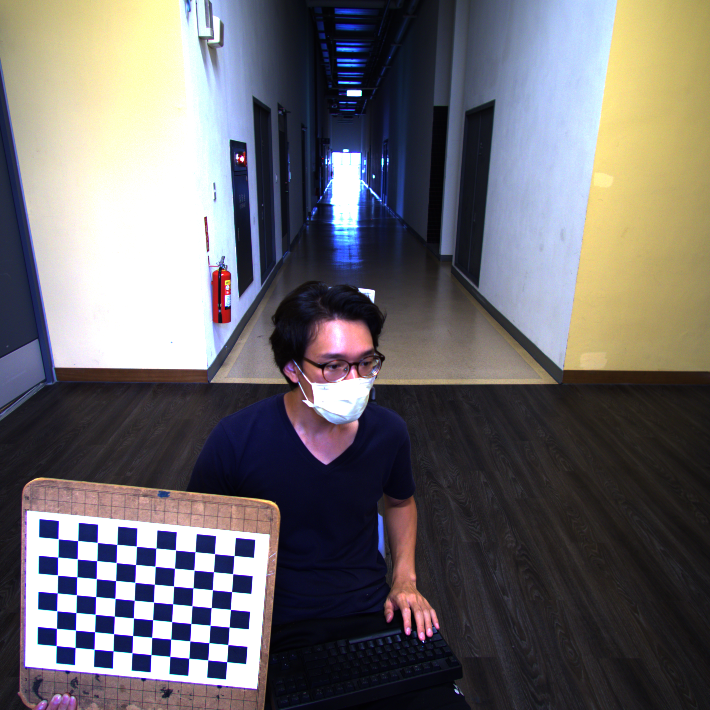
#> input picture 12_PinholeModel/chessboard/212500080_2021-07-26-17-08-02-387353_resize.png, 710 x 710 px; its folder holds only this picture in this run
$ jupyter execute --allow-errors main12.ipynb   (shell and % lines are left out)
#> lines starting #> are read from the running program, lines starting #| are printed output that depends on the picture; long printed decimals are rounded
[cell 1]
import os
import cv2
import numpy as np
from matplotlib import pyplot as plt

# Camera Calibration

[cell 2]
img_fps = [os.path.join('chessboard', f) for f in os.listdir('chessboard')]

[cell 3]
# 使用cv2讀取img_fps[-1]
#=============your works starts===============#
img = cv2.imread(img_fps[-1])
#> img is the input picture: shape (710, 710, 3); mean B, G, R 108.9, 105.9, 109
#==============your works ends================#

[cell 4]
# 使用cv2.cvtColor()將影像轉成RGB(COLOR_BGR2RGB)
# 使用plt.imshow呈現圖片img
#!=============your works starts===============!#
plt.imshow(cv2.cvtColor(img, cv2.COLOR_BGR2RGB))
#!==============your works ends================!#

plt.show()

[cell 5]
# 定義chessboard的網格數，黑白格焦點的個數，先row後col
# 使用cv2.cvtColor將影像轉為灰階(COLOR_BGR2GRAY)
# 使用cv2.findChessboardCorners找出棋盤所在座標點
#=============your works starts===============#
CHECKERBOARD = (7, 10)
gray = cv2.cvtColor(img, cv2.COLOR_BGR2GRAY)
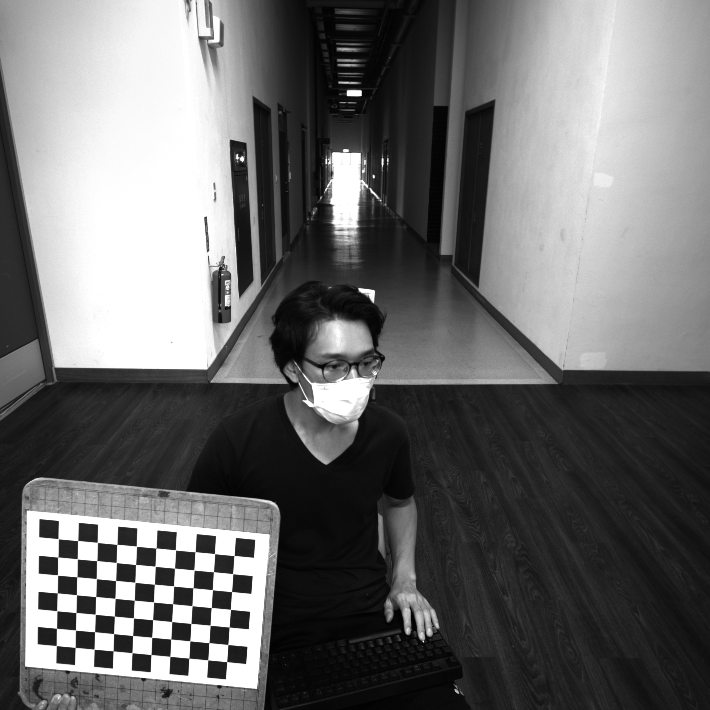
#> gray: shape (710, 710); min 1, max 255, mean 107.2
ret, corners = cv2.findChessboardCorners(gray, CHECKERBOARD)
#> ret = True; corners = 70 rows, first 8: [234, 555.5], [232.6, 573.6], [231.5, 591.5], [230.5, 609.4], [229.3, 627], [227.7, 644.6], [226.5, 661.6], [214.5, 553.6]
#==============your works ends================#

[cell 6]
# 使用cv2.drawChessboardCorners畫上棋盤網格點
# 使用plt.figure初始化畫布，並定義畫布大小為(10, 10)
# 使用cv2.cvtColor將影像img_draw轉為RGB(COLOR_BGR2RGB)並使用plt.imshow呈現影像
#=============your works starts===============#
img_draw = cv2.drawChessboardCorners(img, CHECKERBOARD, corners, ret)
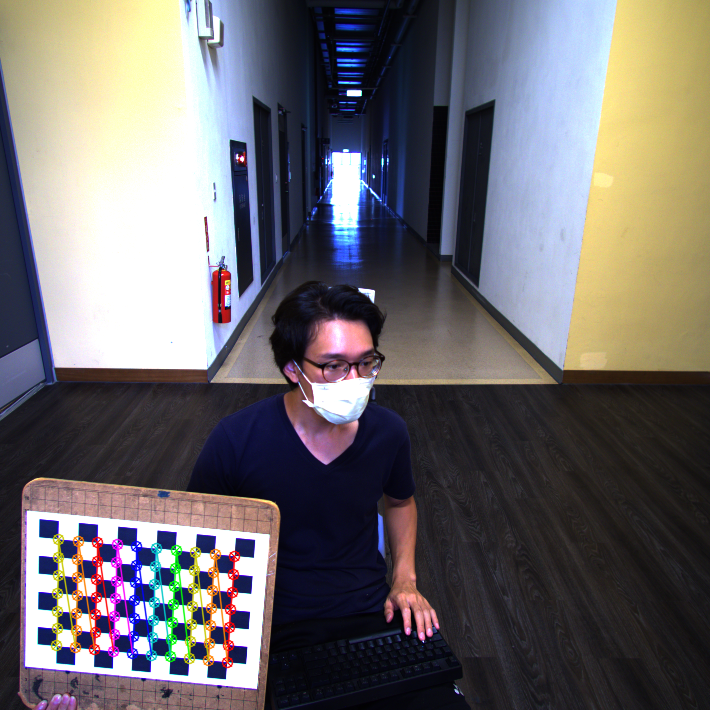
#> img_draw: shape (710, 710, 3); mean B, G, R 107.4, 105.5, 109.4
plt.figure(figsize=(10, 10))
plt.imshow(cv2.cvtColor(img_draw, cv2.COLOR_BGR2RGB))
#==============your works ends================#

plt.show()

[cell 7]
BLOCK_SIZE = 34 # mm

# 定義期盤的空間座標，2個維度(棋盤座標點個數(棋盤寬度*棋盤高度), 3(XYZ))，設定dtype維float32
# 使用np.mgrid初始化棋盤網格座標
# 乘上BLOCK_SIZE讓座標具有空間意義
#=============your works starts===============#
objp = np.zeros((CHECKERBOARD[0] * CHECKERBOARD[1], 3), np.float32)
objp[:,:2] = np.mgrid[0:CHECKERBOARD[0], 0:CHECKERBOARD[1]].T.reshape(-1, 2)
objp = objp*BLOCK_SIZE
#==============your works ends================#

print(objp[:3])
# [[ 0.  0.  0.]
#  [34.  0.  0.]
#  [68.  0.  0.]]

[cell 8]
objpoints, imgpoints = [], []
for img_fp in img_fps:
# 使用cv2讀取img_fp
# 使用cv2.cvtColor將影像轉為灰階(COLOR_BGR2GRAY)
# 使用cv2.findChessboardCorners找出棋盤所在座標點
#=============your works starts===============#
    img = cv2.imread(img_fp)
    gray = cv2.cvtColor(img, cv2.COLOR_BGR2GRAY)
    ret, corners = cv2.findChessboardCorners(gray, CHECKERBOARD)
#==============your works ends================#
    corners2 = cv2.cornerSubPix(gray, corners, (11,11),(-1,-1), (cv2.TERM_CRITERIA_EPS + cv2.TERM_CRITERIA_MAX_ITER, 30, 0.001))
#> corners2 = 70 rows, first 8: [234, 555.5], [232.6, 573.7], [231.6, 591.6], [230.5, 609.3], [229.1, 627.1], [227.8, 644.5], [226.7, 661.7], [214.5, 553.6]
    if ret == True: # 如果有成功找到
        objpoints.append(objp)
        imgpoints.append(corners2[:, 0, :])
objpoints, imgpoints = np.array(objpoints), np.array(imgpoints)
#> objpoints = 70 rows, first 8: [0, 0, 0], [34, 0, 0], [68, 0, 0], [102, 0, 0], [136, 0, 0], [170, 0, 0], [204, 0, 0], [0, 34, 0]; imgpoints = 70 pairs, first value 56.35 to 234, second value 538.7 to 661.7

print("shape of objpoints:", objpoints.shape)
#| shape of objpoints: (1, 70, 3)
print("shape of imgpoints:", imgpoints.shape)
#| shape of imgpoints: (1, 70, 2)
print(imgpoints[0][:3])
#| [[233.976 555.5035 ]
#|  [232.6187  573.6702 ]
#|  [231.614 591.572  ]]
# number of imgs: 48
# shape of chessboard points: (70, 1, 2)
# [[[234.03487 555.5401 ]]
#  [[232.59099 573.64136]]
#  [[231.52182 591.5219 ]]]

[cell 9]
# 取得img_fps[0]之長與寬
# 使用cv2.calibrateCamera取得相機參數以、方位校正參數、R與T，並設定cameraMatrix=None與distCoeffs=None
# 使用cv2.getOptimalNewCameraMatrix取得內方位校正後的相機參數，並校正影像中心為像主點。
#=============your works starts===============#
h, w = cv2.imread(img_fps[0]).shape[:2]
#> h = 710; w = 710
ret, mtx_ori, dist, rvecs, tvecs = cv2.calibrateCamera(objpoints, imgpoints, (w, h), None, None)
#> ret = 0.105; mtx_ori = [[539.8, 0, 332.6], [0, 543.4, 341.4], [0, 0, 1]]; dist = [[-0.0398, 0.119, -0.0018, -0.00166, -0.0956]]; rvecs = ([0.131, -0.105, 1.66],); tvecs = ([-170.4, 368.6, 930.3],)
mtx, roi = cv2.getOptimalNewCameraMatrix(mtx_ori, dist, (w, h), 1, (w, h), True)
#> mtx = [[496.8, 0, 354.5], [0, 500.1, 354.5], [0, 0, 1]]; roi = (50, 42, 653, 653)
#==============your works ends================#

[cell 10]
objpoints, imgpoints = [], []
for img_fp in img_fps:
    img = cv2.imread(img_fp)
    gray = cv2.cvtColor(img, cv2.COLOR_BGR2GRAY)
# 使用cv2.undistort校正相片
#=============your works starts===============#
    gray = cv2.undistort(gray, mtx_ori, dist, None, mtx)
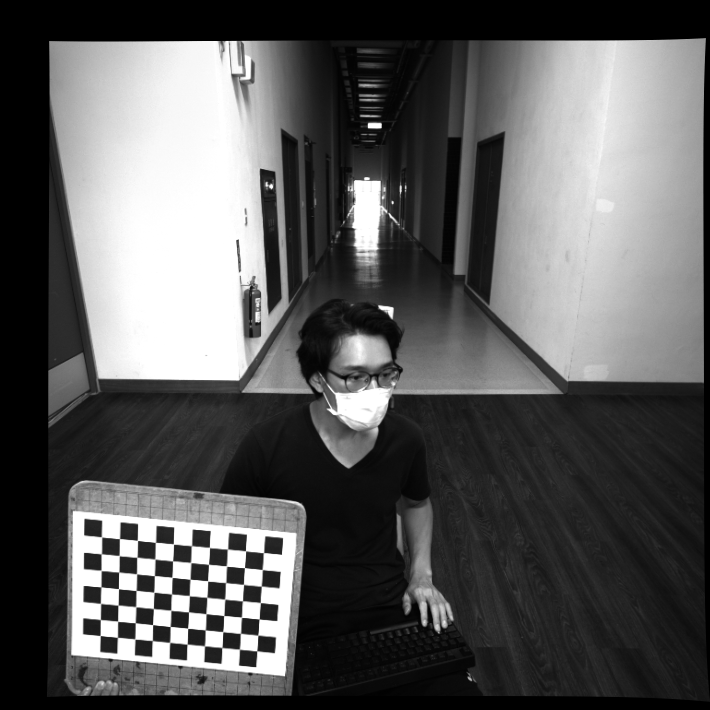
#> gray: shape (710, 710); min 0, max 255, mean 91.1
#==============your works ends================#
    ret, corners = cv2.findChessboardCorners(gray, CHECKERBOARD)
#> ret = True; corners = 70 rows, first 8: [263.5, 552.6], [262.2, 569.5], [261.3, 586.2], [260.3, 602.6], [259.1, 618.9], [257.9, 635.4], [256.6, 650.8], [245.5, 550.8]
    corners2 = cv2.cornerSubPix(gray, corners, (11,11),(-1,-1), (cv2.TERM_CRITERIA_EPS + cv2.TERM_CRITERIA_MAX_ITER, 30, 0.001))
#> corners2 = 70 rows, first 8: [263.5, 552.6], [262.3, 569.6], [261.3, 586.2], [260.3, 602.5], [259, 619.1], [257.9, 635.1], [256.9, 650.9], [245.5, 550.8]
    if ret == True: # 如果有成功找到
        objpoints.append(objp)
        imgpoints.append(corners[:, 0, :])
objpoints, imgpoints = np.array(objpoints), np.array(imgpoints)
#> imgpoints = 70 pairs, first value 100.2 to 263.5, second value 536.9 to 650.9

print("shape of objpoints:", objpoints.shape)
#| shape of objpoints: (1, 70, 3)
print("shape of imgpoints:", imgpoints.shape)
#| shape of imgpoints: (1, 70, 2)
print(imgpoints[0][:3])
#| [[263.452 552.590]
#|  [262.302   569.576]
#|  [261.348 586.199]]
# number of imgs: 48
# shape of chessboard points: (70, 1, 2)
# [[[234.03487 555.5401 ]]
#  [[232.59099 573.64136]]
#  [[231.52182 591.5219 ]]]

[cell 11]
# 使用cv2.calibrateCamera重新計算distortion coefficients
#=============your works starts===============#
ret, _mtx, dist_cal, _rvecs, _tvecs = cv2.calibrateCamera(objpoints, imgpoints, (w, h), None, None)
#> ret = 0.107; dist_cal = [[0.00865, -0.0239, 0.00207, 0.00165, 0.0156]]
#==============your works ends================#

print("dist    ", dist)
#| dist     [[-0.03977  0.1188 -0.001801 -0.00166 -0.09562]]
print("dist_cal", dist_cal)
#| dist_cal [[ 0.00865 -0.02386  0.002068  0.001647  0.0156]]

# Pinhole Model
$$
uvs = CameraMatrix * RotationMatrix * XYZs
$$
$$
\begin{bmatrix}
    u\\
    v\\
    1
\end{bmatrix}
=
\begin{bmatrix}
    f_{x} & 0     & c_{x} \\
    0     & f_{y} & c_{y} \\
    0     & 0     & 1
\end{bmatrix}
\begin{bmatrix}
    r_{11} & r_{12} & r_{13} & t_{1} \\
    r_{21} & r_{22} & r_{23} & t_{2} \\
    r_{31} & r_{32} & r_{33} & t_{3}
\end{bmatrix}
\begin{bmatrix}
    X \\
    Y \\
    Z \\
    1
\end{bmatrix}
$$

[cell 12]
def get_R(rvec):
    # https://docs.opencv.org/4.2.0/d9/d0c/group__calib3d.html#ga61585db663d9da06b68e70cfbf6a1eac
    # https://stackoverflow.com/questions/62345076/how-to-convert-a-rodrigues-vector-to-a-rotation-matrix-without-opencv-using-pyth
    R = cv2.Rodrigues(rvec)[0] # index 0 to avoid jacobian
    return R

[cell 13]
# mtx_ori, mtx, dist => calibration
rvec = rvecs[-1]
#> rvec = [0.131, -0.105, 1.66]
tvec = tvecs[-1]
#> tvec = [-170.4, 368.6, 930.3]

# 使用np.concatenate讓objpu的shape從(70, 3)增加到(70, 4)並使用1進行補充
# 使用np.concatenate讓get_R(rvec)與tvec進行合併
# 使用mtx、R_t與XYZs的相乘產生R_t_XYZ與C_R_t_XYZ
# 用C_R_t_XYZ的第三個維度進行標準化，並索引前兩個維度
#=============your works starts===============#
XYZs = np.concatenate([objp, np.ones([len(objp), 1])], axis=1)
R_t = np.concatenate([get_R(rvec), tvec], axis=1)
#> in get_R, `R = cv2.Rodrigues(rvec)[0]`: R = [[-0.0899, -0.996, 0.0229], [0.985, -0.0923, -0.147], [0.149, 0.0093, 0.989]]
#> R_t = [[-0.0899, -0.996, 0.0229, -170.4], [0.985, -0.0923, -0.147, 368.6], [0.149, 0.0093, 0.989, 930.3]]
R_t_XYZ = np.dot(R_t, XYZs.T)
C_R_t_XYZ = np.dot(mtx, R_t_XYZ)
uvs = (C_R_t_XYZ / C_R_t_XYZ[-1]).T[:, :2]
#> uvs = 70 pairs, first value 100.1 to 263.5, second value 536.9 to 651
#==============your works ends================#

uvs.shape
# (70, 2)

[cell 14]
def project_XYZs_to_uvs(XYZs, rvec, tvec, mtx):
#=============your works starts===============#
    R_t = np.concatenate([get_R(rvec), tvec], axis=1)
    R_t_XYZ = np.dot(R_t, XYZs.T)
    C_R_t_XYZ = np.dot(mtx, R_t_XYZ)
    uv1 = (C_R_t_XYZ / C_R_t_XYZ[-1]).T[:, :2]
#==============your works ends================#
    return uv1

XYZs = np.concatenate([objp, np.ones([len(objp), 1])], axis=1)
uvs = project_XYZs_to_uvs(XYZs, rvec, tvec, mtx)
#> in project_XYZs_to_uvs, `uv1 = (C_R_t_XYZ / C_R_t_XYZ[-1]).T[:, :2]`: uv1 has the same summary as uvs outside project_XYZs_to_uvs
uvs.shape
# (70, 2)

# 前方交會
# Pinhole Model
1. Conversion between uvs and imgxys
$$
uv =
\begin{bmatrix}
    u \\
    v \\
    1
\end{bmatrix}
=
\begin{bmatrix}
    f_{x} & 0     & c_{x} \\
    0     & f_{y} & c_{y} \\
    0     & 0     & 1
\end{bmatrix}
\begin{bmatrix}
    X_{rt} / Z_{rt} \\
    Y_{rt} / Z_{rt} \\
    1
\end{bmatrix}
$$

$$
\begin{equation}
=>
    \begin{cases}
        u = X_{rt} / Z_{rt} \times f_{x} + c_{x} \\
        v = Y_{rt} / Z_{rt} \times f_{y} + c_{y}
    \end{cases}
\end{equation}
$$

$$
\begin{equation}
=>
    \begin{cases}
        X_{rt} / Z_{rt} = (u - c_{x}) / f_{x} \\
        Y_{rt} / Z_{rt} = (v - c_{y}) / f_{y}
    \end{cases}
\end{equation}
$$

2. Conversion between uvs and XYZs

$$
\begin{bmatrix}
X_{rt} / Z_{rt} \\
Y_{rt} / Z_{rt} \\
1
\end{bmatrix}
=
\begin{bmatrix}
(u - c_{x}) / f_{x} \\
(v - c_{y}) / f_{y} \\
1
\end{bmatrix}
$$

$$
\begin{bmatrix}
X_{rt} \\
Y_{rt} \\
Z_{rt}
\end{bmatrix}
=
k \times
\begin{bmatrix}
(u - c_{x}) / f_{x} \\
(v - c_{y}) / f_{y} \\
1
\end{bmatrix}
$$

$$
=>
\begin{bmatrix}
    r_{11} & r_{12} & r_{13} & t_{1} \\
    r_{21} & r_{22} & r_{23} & t_{2} \\
    r_{31} & r_{32} & r_{33} & t_{3}
\end{bmatrix}
\begin{bmatrix}
    X \\
    Y \\
    Z \\
    1
\end{bmatrix}
=
\begin{bmatrix}
    r_{11} & r_{12} & r_{13} \\
    r_{21} & r_{22} & r_{23} \\
    r_{31} & r_{32} & r_{33}
\end{bmatrix}
\begin{bmatrix}
    X \\
    Y \\
    Z
\end{bmatrix}
+
\begin{bmatrix}
 t_{1} \\
 t_{2} \\
 t_{3}
\end{bmatrix}
= R \times
\begin{bmatrix}
    X \\
    Y \\
    Z
\end{bmatrix}
+ T = k \times
\begin{bmatrix}
(u - c_{x}) / f_{x} \\
(v - c_{y}) / f_{y} \\
1
\end{bmatrix}
$$

$$
=>
\begin{bmatrix}
    X \\
    Y \\
    Z
\end{bmatrix}
=
R^T \left(
k \times
\begin{bmatrix}
(u - c_{x}) / f_{x} \\
(v - c_{y}) / f_{y} \\
1
\end{bmatrix}
-T \right)
\text{because R is orthogonal}
$$

3. Depth Estimation
$$
{R_1}^T \left(
k_1 \times
\begin{bmatrix}
(u_1 - c_{x}) / f_{x} \\
(v_1 - c_{y}) / f_{y} \\
1
\end{bmatrix}
- T_1 \right)
=
\begin{bmatrix}
    X \\
    Y \\
    Z
\end{bmatrix}
=
{R_2}^T \left(
k_2 \times
\begin{bmatrix}
(u_2 - c_{x}) / f_{x} \\
(v_2 - c_{y}) / f_{y} \\
1
\end{bmatrix}
- T2 \right)
$$

3. Depth Estimation: 求解k1與k2極小化兩點距離
$$
k_1 \times {R_1}^T
\begin{bmatrix}
(u_1 - c_{x}) / f_{x} \\
(v_1 - c_{y}) / f_{y} \\
1
\end{bmatrix}
- {R_1}^T \cdot T_1
=
\begin{bmatrix}
    X \\
    Y \\
    Z
\end{bmatrix}
=
k_2 \times {R_2}^T
\begin{bmatrix}
(u_2 - c_{x}) / f_{x} \\
(v_2 - c_{y}) / f_{y} \\
1
\end{bmatrix}
- {R_2}^T \cdot T2
$$

4.
$$
\text{把}
- {R_1}^T \cdot T_1
\text{理解為起始位置，}
\text{把}
{R_1}^T
\begin{bmatrix}
(u_1 - c_{x}) / f_{x} \\
(v_1 - c_{y}) / f_{y} \\
1
\end{bmatrix}
\text{理解為向量，}
k
\text{則代表走多遠，便可計算兩歪斜線的最近距離}
$$

[cell 15]
def convert_uvs_to_imxys(uvs, mtx):
    us, vs = uvs.T
    fx, fy, cx, cy = mtx[0][0], mtx[1][1], mtx[0][2], mtx[1][2]
    xs = (us - cx) / fx
    ys = (vs - cy) / fy
    imxys = np.stack([xs, ys]).T
    return imxys

# [32 lines left out: functions get_line_vecs, cal_dist, not called in this run]

[cell 16]
img_idx1, img_idx2, pts_idx = 0, 7, 10
#> (the rest of this cell did not finish here and is left out)

[cell 17]
def project_uvs_to_XYZs(uvs, rvec, tvec, mtx, ks):
    imxys = convert_uvs_to_imxys(uvs, mtx)
    imxyzs = np.hstack([imxys, np.ones([len(imxys), 1])]) # shape = (n_points, 3)
    RtXYZs = ks * imxyzs.T # shape = (3, n_points)
    XYZs = np.dot(get_R(rvec).T, (RtXYZs - tvec.reshape(3, 1))).T
    return XYZs

def plot_3d(rvecs, tvecs, mtx, PXYZses, width, height, ax=None, scale_img=50, title='AeroTriangulation of All Calibraion Images'):
    from matplotlib import pyplot as plt
    from mpl_toolkits.mplot3d import Axes3D

    no_ax = ax is None
    if no_ax:
        fig = plt.figure(figsize=(10, 10))
        plt.suptitle(title)
        ax = fig.add_subplot(1, 1, 1, projection='3d')

    # draw the planes of each image
    for rvec, tvec in zip(rvecs, tvecs):
        uvs = np.array([(0, 0), (width, 0), (width, height), (0, height)])
        Plan_XYZs = project_uvs_to_XYZs(uvs, rvec, tvec, mtx, ks=scale_img)
        XYZ = (Plan_XYZs[[0,1,3,2], :].reshape(2, 2, -1).transpose(2, 0, 1))
        ax.plot_surface(*XYZ, alpha=0.3)

        LXYZ = - np.dot(get_R(rvec).T, tvec.reshape(3, 1)).T[0]
        ax.scatter(LXYZ[0], LXYZ[1], LXYZ[2], s=1, color='red')


    # draw the chessboard
    for idx, p in enumerate(PXYZses):
        c = np.random.rand(3)
        ax.scatter([p[0]], [p[1]], [p[2]], s=1, color=c)

    ax.set_xlabel('x')
    ax.set_ylabel('y')
    ax.set_zlabel('z')

    if no_ax:
        plt.show()

[cell 18]
h, w = cv2.imread(img_fps[0]).shape[:2]
PXYZses = objpoints[0] # shape=(70, 3), use only one chessboard
#> PXYZses has the same summary as objpoints
plot_3d(rvecs, tvecs, mtx, PXYZses, w, h)
#> the loop in plot_3d, `for rvec, tvec in zip(rvecs, tvecs):` made 1 pass
#> (rvec, tvec, uvs) on pass 1: ([0.131, -0.105, 1.66], [-170.4, 368.6, 930.3], [[0, 0], [710, 0], [710, 710], [0, 710]])
#> the loop in plot_3d, `for idx, p in enumerate(PXYZses):` made 70 passes
#> (p, c) on passes 1 to 8: ([0, 0, 0], [0.549, 0.715, 0.603]), ([34, 0, 0], [0.545, 0.424, 0.646]), ([68, 0, 0], [0.438, 0.892, 0.964]), ([102, 0, 0], [0.383, 0.792, 0.529]), ([136, 0, 0], [0.568, 0.926, 0.071]), ([170, 0, 0], [0.0871, 0.0202, 0.833]), ([204, 0, 0], [0.778, 0.87, 0.979]), ([0, 34, 0], [0.799, 0.461, 0.781])
#> in plot_3d, `plt.show()`:
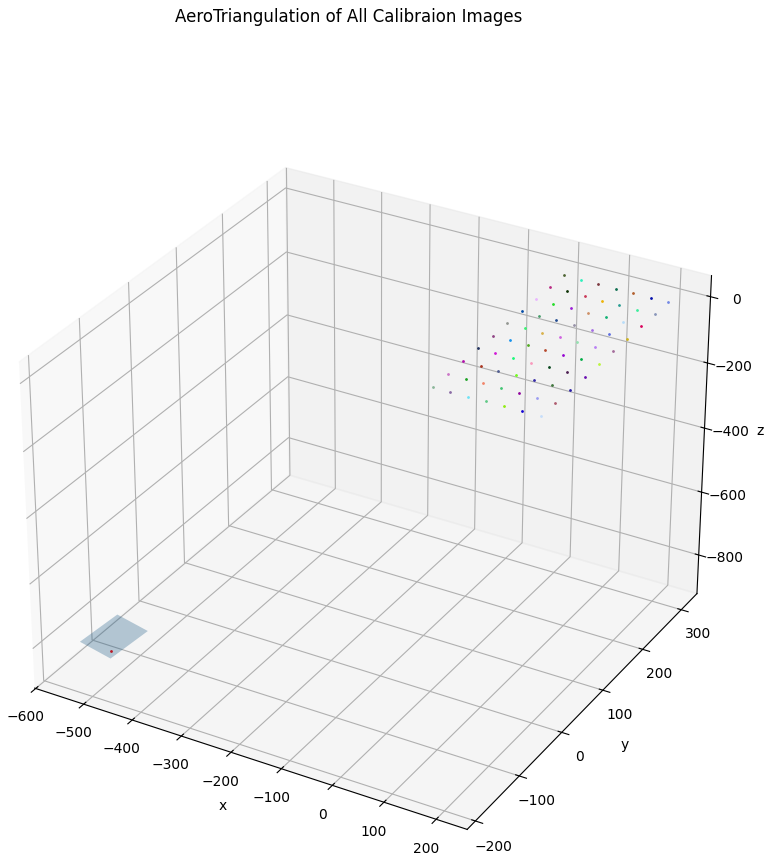
#> figure drawn by matplotlib, 1 panel
